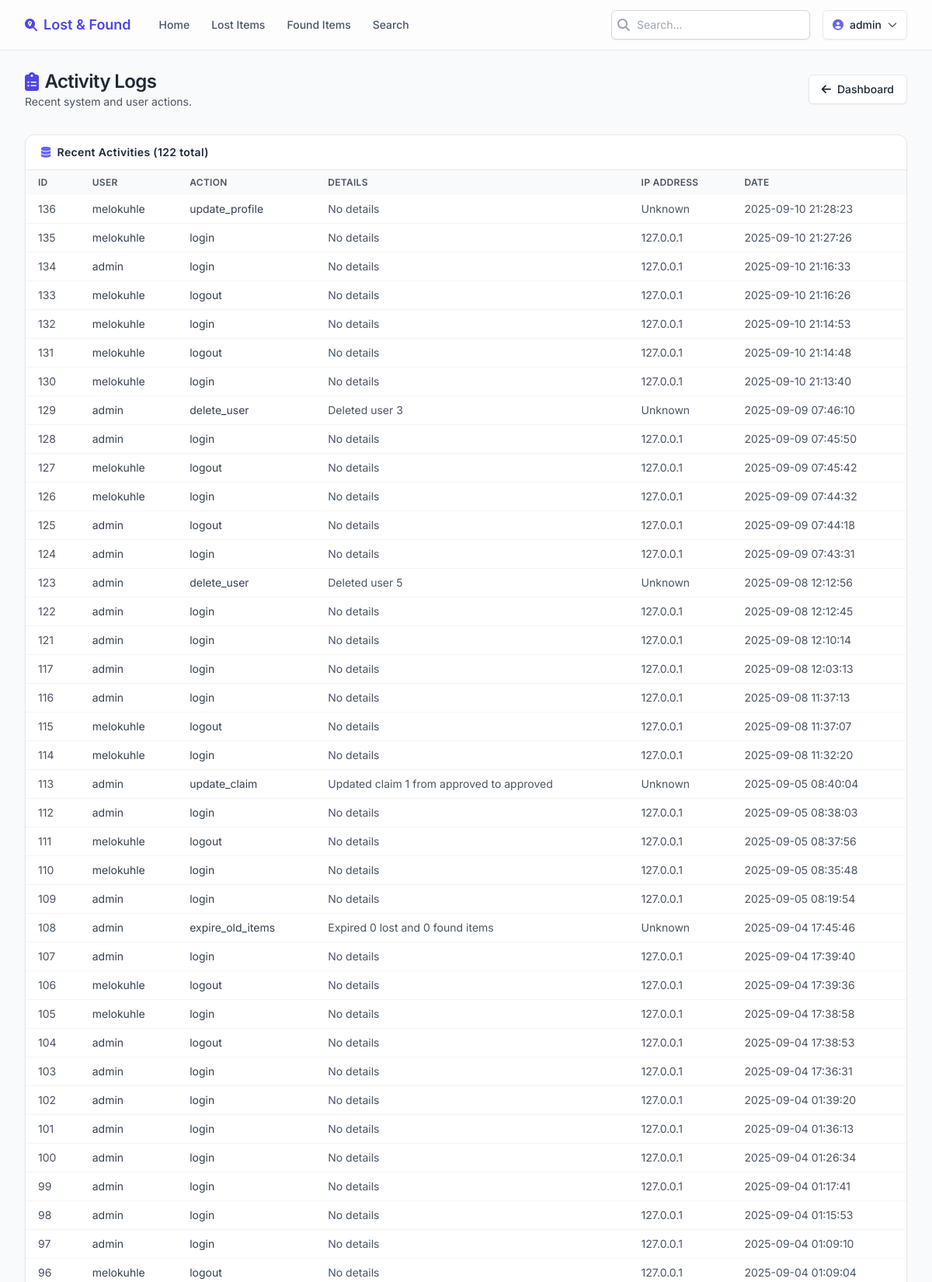
Page /admin/activity-logs (signed in, upper part) on the committed database.
### models.py (models this page shows, shortened)
class User(UserMixin, db.Model):
    __tablename__ = 'users'
    id = db.Column(db.Integer, primary_key=True)
    username = db.Column(db.String(80), unique=True, nullable=False)
    email = db.Column(db.String(120), unique=True, nullable=False)
    password_hash = db.Column(db.String(255), nullable=False)
    role = db.Column(db.String(20), default='student')  # 'student' or 'admin'
    is_verified = db.Column(db.Boolean, default=False)
    is_banned = db.Column(db.Boolean, default=False)
    created_at = db.Column(db.DateTime, default=db.func.current_timestamp())
    last_login = db.Column(db.DateTime, nullable=True)

class UserActivity(db.Model):
    __tablename__ = 'user_activities'
    id = db.Column(db.Integer, primary_key=True)
    user_id = db.Column(db.Integer, db.ForeignKey('users.id'), nullable=False)
    action = db.Column(db.String(100), nullable=False)
    details = db.Column(db.Text, nullable=True)
    ip_address = db.Column(db.String(45), nullable=True)
    created_at = db.Column(db.DateTime, default=datetime.utcnow)
    user = db.relationship('User', backref='activities')

### app.py (the view)
@app.route('/admin/activity-logs')
@login_required
@admin_required
def admin_activity_logs():
    page = request.args.get('page', 1, type=int)
    activities = UserActivity.query.order_by(UserActivity.created_at.desc()).paginate(
        page=page, per_page=50, error_out=False)
    return render_template('admin_activity_logs.html',
                         title='Activity Logs',
                         activities=activities)

### __init__.py (called while the page is built)
def create_app():
    app = Flask(__name__)
    app.config.from_object(Config)
    db.init_app(app)
    login_manager.init_app(app)
    login_manager.login_view = 'login'
    login_manager.login_message = 'Please log in to access this page.'
    @login_manager.user_loader
    def load_user(user_id):
        from models import User
        return User.query.get(int(user_id))
    with app.app_context():
        import models
        db.create_all()
        from models import User
        admin_user = User.query.filter_by(username='admin').first()
        if not admin_user:
            admin_user = User(username='admin', email='admin@example.com', role='admin')
            admin_user.set_password('admin123')
            db.session.add(admin_user)
            db.session.commit()
    return app

### app.py (called while the page is built)
def admin_required(f):
    from functools import wraps
    @wraps(f)
    def decorated_function(*args, **kwargs):
        if not current_user.is_authenticated or current_user.role != 'admin':
            flash('You need admin privileges to access this page.', 'error')
            return redirect(url_for('login'))
        return f(*args, **kwargs)
    return decorated_function

### templates/admin_activity_logs.html (shortened to what this page needs)
{% extends "base.html" %}
{% block content %}
<div class="space-y-8">
    <div class="flex flex-col gap-3 md:flex-row md:items-center md:justify-between">
        <div>
            <h1 class="text-2xl font-semibold tracking-tight flex items-center gap-2"><i class="fas fa-clipboard-list text-primary-600"></i><span>Activity Logs</span></h1>
            <p class="text-sm text-gray-600">Recent system and user actions.</p>
        </div>
        <a href="{{ url_for('admin_dashboard') }}" class="inline-flex items-center gap-2 rounded-md border border-gray-200 bg-white px-4 py-2 text-sm font-medium shadow-sm hover:bg-gray-50"><i class="fas fa-arrow-left"></i>Dashboard</a>
    </div>
    <div class="rounded-xl border border-gray-200 bg-white shadow-sm overflow-hidden">
        <div class="flex items-center justify-between border-b px-5 py-3"><h2 class="text-sm font-semibold tracking-wide flex items-center gap-2"><i class="fas fa-database text-primary-500"></i>Recent Activities ({{ activities.total }} total)</h2></div>
        <div class="overflow-x-auto">{% if activities.items %}<table class="min-w-full text-sm"><thead class="bg-gray-50 text-left text-xs uppercase tracking-wide text-gray-600"><tr><th class="px-4 py-2 font-semibold">ID</th><th class="px-4 py-2 font-semibold">User</th><th class="px-4 py-2 font-semibold">Action</th><th class="px-4 py-2 font-semibold">Details</th><th class="px-4 py-2 font-semibold">IP Address</th><th class="px-4 py-2 font-semibold">Date</th></tr></thead><tbody class="divide-y divide-gray-100">{% for activity in activities.items %}<tr class="hover:bg-gray-50/70"><td class="px-4 py-2 text-gray-600">{{ activity.id }}</td><td class="px-4 py-2 text-gray-700">{{ activity.user.username if activity.user else 'Unknown' }}</td><td class="px-4 py-2 text-gray-700">{{ activity.action }}</td><td class="px-4 py-2 text-gray-600">{{ activity.details or 'No details' }}</td><td class="px-4 py-2 text-gray-600">{{ activity.ip_address or 'Unknown' }}</td><td class="px-4 py-2 text-gray-600">{{ activity.created_at.strftime('%Y-%m-%d %H:%M:%S') }}</td></tr>{% endfor %}</tbody></table>{% else %}<p class="p-6 text-center text-sm text-gray-500">No activity logs found.</p>{% endif %}</div>
    </div>
</div>
{% endblock %}

### templates/base.html (shortened to what this page needs)
<!DOCTYPE html>
<html lang="en" class="h-full">
<head>
    <script src="https://cdn.tailwindcss.com?plugins=forms,typography,aspect-ratio"></script>
    <link rel="stylesheet" href="https://cdnjs.cloudflare.com/ajax/libs/font-awesome/6.4.0/css/all.min.css" />
</head>
<body class="min-h-full bg-gray-50 text-gray-800 flex flex-col">
    <header class="sticky top-0 z-40 border-b bg-white/80 backdrop-blur supports-[backdrop-filter]:bg-white/60">
        <div class="max-w-7xl mx-auto px-4 sm:px-6 lg:px-8">
            <div class="flex h-16 items-center justify-between gap-4">
                <div class="flex items-center gap-6">
                    <a href="{{ url_for('index') }}" class="flex items-center gap-2 font-semibold text-primary-600 hover:text-primary-700">
                        <i class="fas fa-search-location"></i>
                        <span class="text-lg">Lost &amp; Found</span>
                    </a>
                    <nav class="hidden md:flex gap-1">
                        <a href="{{ url_for('index') }}" class="px-3 py-2 text-sm font-medium rounded-md {{ 'bg-primary-50 text-primary-700' if request.endpoint=='index' else 'text-gray-600 hover:text-gray-900 hover:bg-gray-100' }}">Home</a>
                        <a href="{{ url_for('browse_lost_items') }}" class="px-3 py-2 text-sm font-medium rounded-md {{ 'bg-primary-50 text-primary-700' if request.endpoint=='browse_lost_items' else 'text-gray-600 hover:text-gray-900 hover:bg-gray-100' }}">Lost Items</a>
                        <a href="{{ url_for('browse_found_items') }}" class="px-3 py-2 text-sm font-medium rounded-md {{ 'bg-primary-50 text-primary-700' if request.endpoint=='browse_found_items' else 'text-gray-600 hover:text-gray-900 hover:bg-gray-100' }}">Found Items</a>
                        <a href="{{ url_for('search_items') }}" class="px-3 py-2 text-sm font-medium rounded-md {{ 'bg-primary-50 text-primary-700' if request.endpoint=='search_items' else 'text-gray-600 hover:text-gray-900 hover:bg-gray-100' }}">Search</a>
                    </nav>
                </div>
                <div class="flex items-center gap-4">
                    <form action="{{ url_for('search_items') }}" method="get" class="hidden lg:block">
                        <label class="relative block">
                            <span class="absolute inset-y-0 left-0 flex items-center pl-2 text-gray-400"><i class="fas fa-search"></i></span>
                            <input name="query" placeholder="Search..." class="w-64 rounded-md border border-gray-300 bg-white py-2 pl-8 pr-3 text-sm placeholder-gray-400 shadow-sm focus:border-primary-500 focus:ring-2 focus:ring-primary-500/50" />
                        </label>
                    </form>
                    {% if current_user.is_authenticated %}
                        <div class="relative" id="user-menu-wrapper">
                            <button id="user-menu-button" type="button" class="flex items-center gap-2 rounded-md border border-gray-200 bg-white px-3 py-2 text-sm font-medium shadow-sm hover:bg-gray-50 focus:outline-none focus:ring-2 focus:ring-primary-500">
                                <i class="fas fa-user-circle text-primary-500"></i>
                                <span class="hidden sm:inline">{{ current_user.username }}</span>
                                <i class="fas fa-chevron-down text-xs opacity-70"></i>
                            </button>
                        </div>
                    {% else %}
                        <a href="{{ url_for('login') }}" class="rounded-md bg-primary-600 px-4 py-2 text-sm font-semibold text-white shadow hover:bg-primary-700 focus:outline-none focus:ring-2 focus:ring-primary-500">Login</a>
                    {% endif %}
                </div>
            </div>
        </div>
    </header>
    <main class="flex-1 w-full max-w-7xl mx-auto px-4 sm:px-6 lg:px-8 py-6">
        {% block content %}{% endblock %}
    </main>
</body>
</html>

### templates/base.html (style rules this page uses)
body { font-family: 'Inter', ui-sans-serif, system-ui; }

### rows in the picture
User: username "admin"
UserActivity: id "136", user "melokuhle", action "update_profile", details "No details", ip_address "Unknown", created_at "2025-09-10 21:28:23"
UserActivity: id "135", user "melokuhle", action "login", details "No details", ip_address "127.0.0.1", created_at "2025-09-10 21:27:26"
UserActivity: id "134", user "admin", action "login", details "No details", ip_address "127.0.0.1", created_at "2025-09-10 21:16:33"
UserActivity: id "133", user "melokuhle", action "logout", details "No details", ip_address "127.0.0.1", created_at "2025-09-10 21:16:26"
UserActivity: id "132", user "melokuhle", action "login", details "No details", ip_address "127.0.0.1", created_at "2025-09-10 21:14:53"
UserActivity: id "131", user "melokuhle", action "logout", details "No details", ip_address "127.0.0.1", created_at "2025-09-10 21:14:48"
UserActivity: id "130", user "melokuhle", action "login", details "No details", ip_address "127.0.0.1", created_at "2025-09-10 21:13:40"
UserActivity: id "129", user "admin", action "delete_user", details "Deleted user 3", ip_address "Unknown", created_at "2025-09-09 07:46:10"
UserActivity: id "128", user "admin", action "login", details "No details", ip_address "127.0.0.1", created_at "2025-09-09 07:45:50"
UserActivity: id "127", user "melokuhle", action "logout", details "No details", ip_address "127.0.0.1", created_at "2025-09-09 07:45:42"
UserActivity: id "126", user "melokuhle", action "login", details "No details", ip_address "127.0.0.1", created_at "2025-09-09 07:44:32"
UserActivity: id "125", user "admin", action "logout", details "No details", ip_address "127.0.0.1", created_at "2025-09-09 07:44:18"
UserActivity: id "124", user "admin", action "login", details "No details", ip_address "127.0.0.1", created_at "2025-09-09 07:43:31"
UserActivity: id "123", user "admin", action "delete_user", details "Deleted user 5", ip_address "Unknown", created_at "2025-09-08 12:12:56"
UserActivity: id "122", user "admin", action "login", details "No details", ip_address "127.0.0.1", created_at "2025-09-08 12:12:45"
UserActivity: id "121", user "admin", action "login", details "No details", ip_address "127.0.0.1", created_at "2025-09-08 12:10:14"
UserActivity: id "117", user "admin", action "login", details "No details", ip_address "127.0.0.1", created_at "2025-09-08 12:03:13"
UserActivity: id "116", user "admin", action "login", details "No details", ip_address "127.0.0.1", created_at "2025-09-08 11:37:13"
UserActivity: id "115", user "melokuhle", action "logout", details "No details", ip_address "127.0.0.1", created_at "2025-09-08 11:37:07"
UserActivity: id "114", user "melokuhle", action "login", details "No details", ip_address "127.0.0.1", created_at "2025-09-08 11:32:20"
UserActivity: id "113", user "admin", action "update_claim", details "Updated claim 1 from approved to approved", ip_address "Unknown", created_at "2025-09-05 08:40:04"
UserActivity: id "112", user "admin", action "login", details "No details", ip_address "127.0.0.1", created_at "2025-09-05 08:38:03"
UserActivity: id "111", user "melokuhle", action "logout", details "No details", ip_address "127.0.0.1", created_at "2025-09-05 08:37:56"
UserActivity: id "110", user "melokuhle", action "login", details "No details", ip_address "127.0.0.1", created_at "2025-09-05 08:35:48"
UserActivity: id "109", user "admin", action "login", details "No details", ip_address "127.0.0.1", created_at "2025-09-05 08:19:54"
UserActivity: id "108", user "admin", action "expire_old_items", details "Expired 0 lost and 0 found items", ip_address "Unknown", created_at "2025-09-04 17:45:46"
UserActivity: id "107", user "admin", action "login", details "No details", ip_address "127.0.0.1", created_at "2025-09-04 17:39:40"
UserActivity: id "106", user "melokuhle", action "logout", details "No details", ip_address "127.0.0.1", created_at "2025-09-04 17:39:36"
UserActivity: id "105", user "melokuhle", action "login", details "No details", ip_address "127.0.0.1", created_at "2025-09-04 17:38:58"
UserActivity: id "104", user "admin", action "logout", details "No details", ip_address "127.0.0.1", created_at "2025-09-04 17:38:53"
UserActivity: id "103", user "admin", action "login", details "No details", ip_address "127.0.0.1", created_at "2025-09-04 17:36:31"
UserActivity: id "102", user "admin", action "login", details "No details", ip_address "127.0.0.1", created_at "2025-09-04 01:39:20"
UserActivity: id "101", user "admin", action "login", details "No details", ip_address "127.0.0.1", created_at "2025-09-04 01:36:13"
UserActivity: id "100", user "admin", action "login", details "No details", ip_address "127.0.0.1", created_at "2025-09-04 01:26:34"
UserActivity: id "99", user "admin", action "login", details "No details", ip_address "127.0.0.1", created_at "2025-09-04 01:17:41"
UserActivity: id "98", user "admin", action "login", details "No details", ip_address "127.0.0.1", created_at "2025-09-04 01:15:53"
UserActivity: id "97", user "admin", action "login", details "No details", ip_address "127.0.0.1", created_at "2025-09-04 01:09:10"
UserActivity: id "96", user "melokuhle", action "logout", details "No details", ip_address "127.0.0.1", created_at "2025-09-04 01:09:04"

### other values in the picture
{{ activities.total }} "122"
